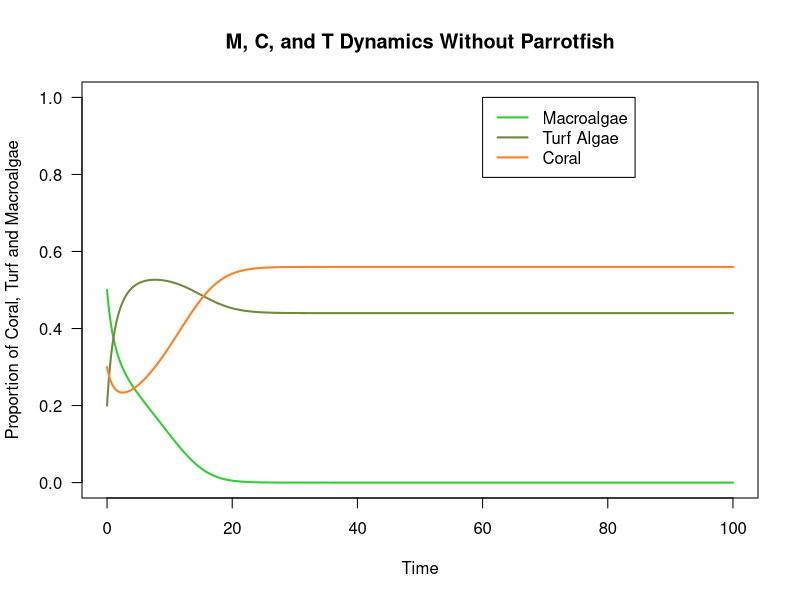
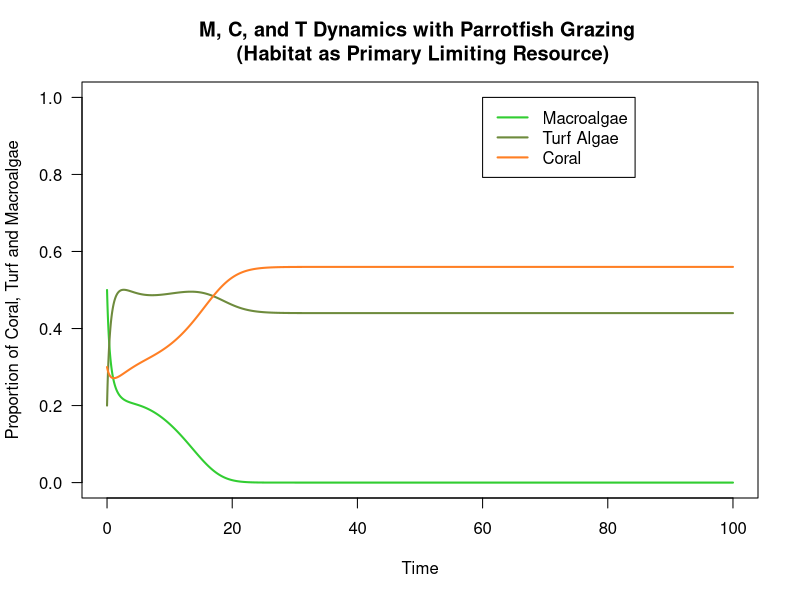
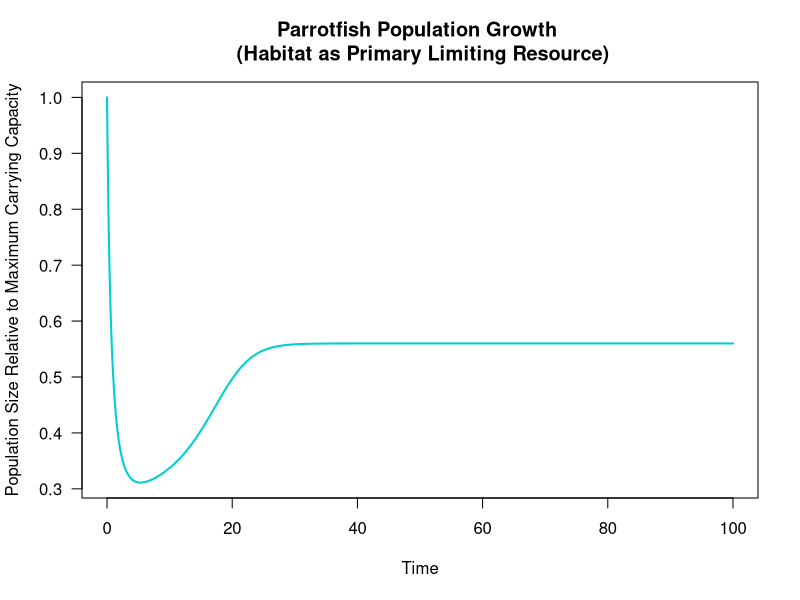
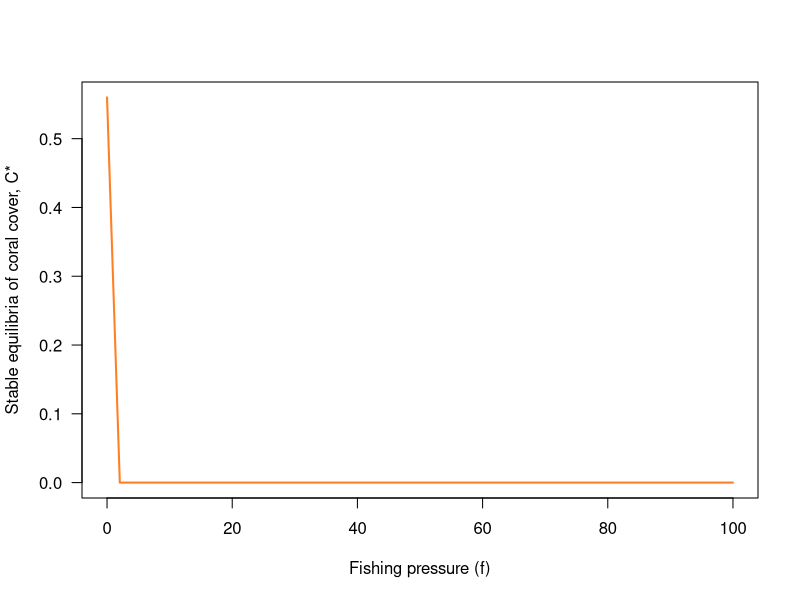
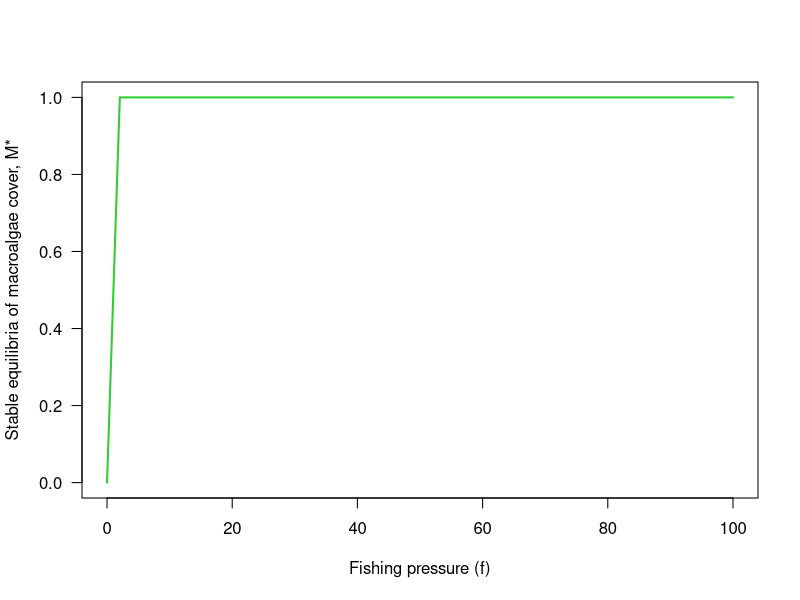
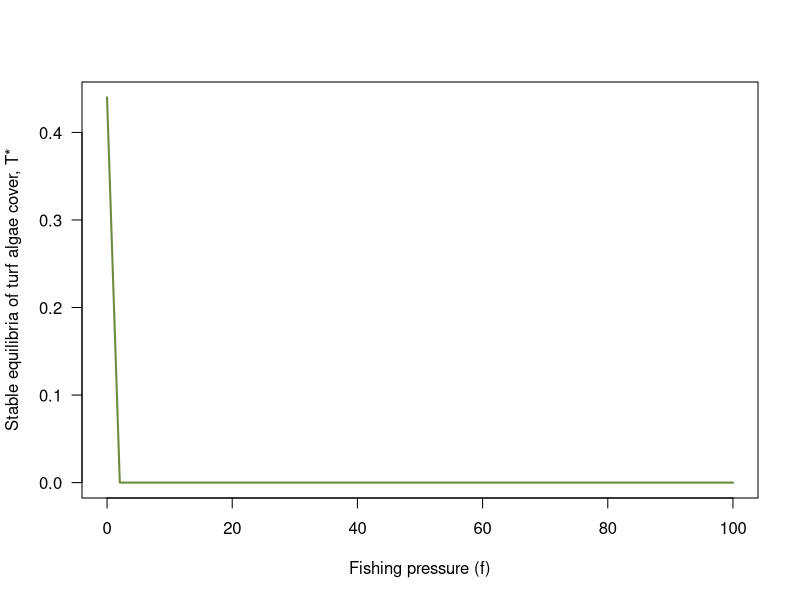
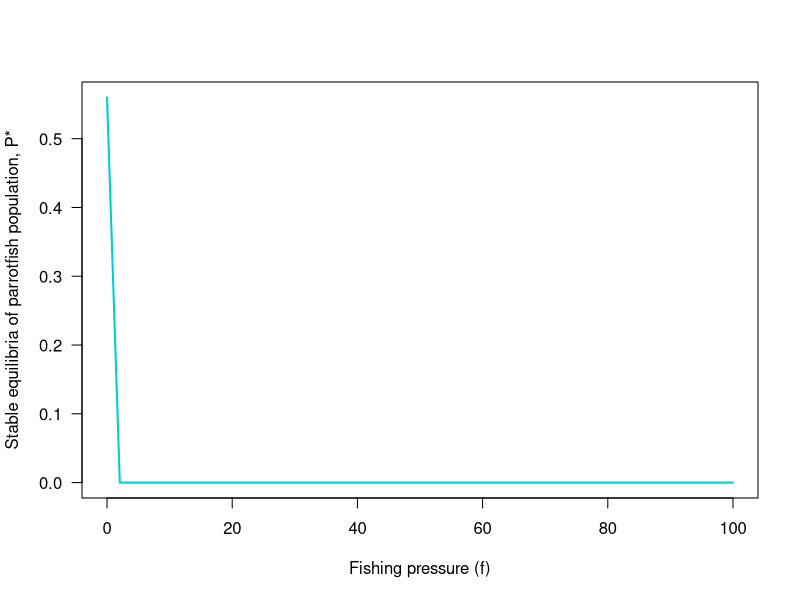

Write R code to recreate these figures, in order.
## ---- chunk 1
knitr::opts_chunk$set(echo = TRUE)
## ---- chunk 2
### Macroalgae ###
# dMdt <- (alpha*M*C) - ((g*M)/(M + T)) + (gamma*M*T)


### Coral ###
# dCdt <- (r*T*C) - (d*C) - (alpha*M*C)


### Turf algae ###
# dTdt <- (g*M)/(M + T) - (gamma*M*T) - (r*T*C) + (d*C)
## ---- chunk 3
# parrotfish growth rate
s <- 0.49 # intrinsic rate of growth s of parrotfish 

# rate macroalgae directly overgrow coral per year
alpha <- 0.1 # coral overgrown by macroalgae at a rate a

# rate macroalgae spread vegetatively over algal turfs per year
gamma <- 0.8 # at a rate γ (gamma)

# rate of coral recruitment to algal turfs per year; coral always overgrow algal turfs
r <- 1 # corals recruit to and overgrow algal turfs at a rate r

# coral mortality -- natural coral mortality accounts for 2-4% per year, predation for 30%, and remaining mortality from coral disease or tissue damage following bleaching
d <- 0.44 # natural mortality rate of d

# grazing rate g can change, right now im setting it between the critical values 0.18 and 0.39
g <- 0.4 # set grazing rate 

# maximum parrotfish carrying capacity
#beta <- C

# fishing pressure 
f <- 0

## ---- chunk 4
###  Variables ###

#M <- macroalgae 
  # M <- 1 - C - T
#C <- coral 
  # C <- 1 - M - T
#T <- turf algae 
  # T <- 1 - M - C

# M + C + T = 1 particular region of the seabed is covered entirely by macroalgae (M), coral (C), and algal turfs (T) (variables)

# g # parrotfish graze macroalgae without distinction from algal turfs at a rate g


# storing colors 
Mcol <- 'limegreen' # plot color for macropalgae 
Tcol <- 'darkolivegreen4' # plot color for turf algae 
Ccol <- 'chocolate1' # plot color for coral 
Pcol <- 'darkturquoise' #plot color for parrotfish population
## ---- chunk 5
# setting time and inital values 
# time set 0 to 100
tset <- seq(from = 0, to = 100, length.out = 20000) #set time from 0 to 100 

# set initial condition for the parameters, I just set these randomly to be equal to 1 as the paper says
M0 <- 0.5
C0  <- .3
T0  <- 1 - M0 - C0 
P0 <- 1
## ---- chunk 6
### Simulation 1: M, C, T dynamics in the absence of parrotfish grazing ###

# creating holding vectors and filling initial conditions
M.simu <- NaN*tset 
M.simu[1] <- M0
T.simu <- NaN*tset
T.simu[1] <- T0
C.simu <- NaN*tset
C.simu[1] <- C0
P.simu <- NaN*tset
P.simu[1] <- P0 #start P squiggle (only using P squiggle, so P squiggle = P; g = P squiggle because g(P) = P/beta, and we assume beta = 1 (max carrying capacity, which is the same as max coral cover), so setting initial g value to P0

#for loop
for(i in 2:length(tset)){
  # calculating change in time
	dt <- tset[i]-tset[i-1] 
	
	# set variable equal to the simulation value at the previous timestep
	M <- M.simu[i-1]
	C <- C.simu[i-1]
	Tt <- T.simu[i-1]
		

	# calculating change in population size -- replace g with P squiggle (P)
	dM <- ( (alpha*M*C) - ((g*M)/(M + Tt)) + (gamma*M*Tt) ) * dt 
	#dT <- ( (g*M)/(M + T) - (gamma*M*T) - (r*T*C) + (d*C)) * dt 
	dC <- ((r*Tt*C) - (d*C) - (alpha*M*C) ) * dt
	
	# calculating total population size
	M.simu[i] <- M.simu[i-1] + dM
	C.simu[i] <- C.simu[i-1] + dC
	T.simu[i] <- 1 - C.simu[i] - M.simu[i]
}
## ---- chunk 7
# plot for M/C/T dynamics in the absence of parrotfish grazing

# plot macroalgae
plot(x = tset, y = M.simu,
     type = 'l', las = 1, lwd = 2, col = Mcol,
     xlab = 'Time', ylab = 'Proportion of Coral, Turf and Macroalgae',
     xlim = c(min(tset), max(tset)), ylim = c(0, 1))
# plot turf
lines(x = tset, y = T.simu,
      lwd = 2, col = Tcol)
# plot coral
lines(x = tset, y = C.simu,
      lwd = 2, col = Ccol)

title("M, C, and T Dynamics Without Parrotfish")

legend(x = 60, y = 1,
       c('Macroalgae', 'Turf Algae', 'Coral'),
       lwd = 2,
       col = c(Mcol, Tcol, Ccol))
## ---- chunk 8
####  Simulation 2: WITH PARROTFISH -- habitat as primary limiting resource ####

## Notes and Assumptions ##
# parrotfish logistic growth changes the grazing rate (g = P, see model assumptions) and therefore impacts M, C, and T dynamics
# assume that f = 0 (no fishing)
# g(P) = alpha*P/beta where alpha is a positive constant. # alpha = g_max, assumed to be 1, so g(P) = P/beta, which guarantees that the grazing intensity. arrives at a maximum only if f = 0 and P(t) reaches maximum carrying capacity, requiring no limitation from habitat (i.e., K(C) = 1)
# so we can assume for this simulation that beta = K(C) = C
# P = P squiggle here, which is population size relative to maximum carrying capacity (beta)
# g(P) = P squiggle = P, so in the equation for dM, we've replaced g with P

# creating holding vectors and filling initial conditions
M.simu2 <- NaN*tset 
M.simu2[1] <- M0
T.simu2 <- NaN*tset
T.simu2[1] <- T0
C.simu2 <- NaN*tset
C.simu2[1] <- C0
P.simu2 <- NaN*tset
P.simu2[1] <- P0

#for loop for the simulation
for(i in 2:length(tset)){
  # calculating change in time
	dt <- tset[i]-tset[i-1] 
	
	# set variable equal to the simulation value at the previous timestep
	M <- M.simu2[i-1]
	C <- C.simu2[i-1]
	Tt <- T.simu2[i-1]
	P <- P.simu2[i-1]
		

	# calculating change in population size -- replace g with P squiggle (P)
	dM <- ( (alpha*M*C) - ((P*M)/(M + Tt)) + (gamma*M*Tt) ) * dt 
	#dT <- ( (g*M)/(M + T) - (gamma*M*T) - (r*T*C) + (d*C)) * dt 
	dC <- ((r*Tt*C) - (d*C) - (alpha*M*C) ) * dt
	# parrotfish population growth, assuming f = 0, and max carrying capacity = C
	dP <- ((s*P)*(1 - (P/C)) - f*P) * dt
	
	# calculating total population size
	M.simu2[i] <- M.simu2[i-1] + dM
	C.simu2[i] <- C.simu2[i-1] + dC
	T.simu2[i] <- 1 - C.simu2[i] - M.simu2[i]
	# P here is population relative to maximum carrying capacity (beta), which also equals coral cover. So P = population relative to coral cover.
	P.simu2[i] <- P.simu2[i-1] + dP
}

## ---- chunk 9
# plot macroalgae
plot(x = tset, y = M.simu2,
     type = 'l', las = 1, lwd = 2, col = Mcol,
     xlab = 'Time', ylab = 'Proportion of Coral, Turf and Macroalgae',
     xlim = c(min(tset), max(tset)), ylim = c(0, 1))
# plot turf
lines(x = tset, y = T.simu2,
      lwd = 2, col = Tcol)
# plot coral
lines(x = tset, y = C.simu2,
      lwd = 2, col = Ccol)

title("M, C, and T Dynamics with Parrotfish Grazing \n (Habitat as Primary Limiting Resource)")

legend(x = 60, y = 1,
       c('Macroalgae', 'Turf Algae', 'Coral'),
       lwd = 2,
       col = c(Mcol, Tcol, Ccol))
## ---- chunk 10
# plot macroalgae
plot(x = tset, y = P.simu2,
     type = 'l', las = 1, lwd = 2, col = Pcol,
     xlab = 'Time', ylab = 'Population Size Relative to Maximum Carrying Capacity')

title("Parrotfish Population Growth \n (Habitat as Primary Limiting Resource)")

## ---- chunk 11
### Bifurcation diagram of fishing effort parameter vs. coral cover equilibrium value

# sequence of values for f (fishing pressure)
fset <- seq(from = 0, to = 100,length.out = 50)

# holding vectors for equilibrium values of C, M, and T
Cstarset <- NaN*fset 
Mstarset <- NaN*fset
Tstarset <- NaN*fset
Pstarset <- NaN*fset

# for loop for fishing pressure bifurcation diagram
for(j in 1:length(fset)){
  # assign the value of Y
	f <- fset[j] 
	
	# create a holding vector for predator and prey populations
	# and fill with initial conditions
	C.simu_f <- NaN*tset
	C.simu_f[1] <- 1   
	M.simu_f <- NaN*tset 
	M.simu_f[1] <- 1
	T.simu_f <- NaN*tset 
	T.simu_f[1] <- 1
	P.simu_f <- NaN*tset 
	P.simu_f[1] <- 1
	
	for(i in 2:length(tset)){
	  # calculating change in time
		  # calculating change in time
	  dt <- tset[i]-tset[i-1] 
	
	  # set variable equal to the simulation value at the previous timestep
	  M <- M.simu_f[i-1]
	  C <- C.simu_f[i-1]
	  Tt <- T.simu_f[i-1]
	  P <- P.simu_f[i-1]
		

	  # calculating change in population size -- replace g with P squiggle (P)
  	dM <- ( (alpha*M*C) - ((P*M)/(M + Tt)) + (gamma*M*Tt) ) * dt 
  	#dT <- ( (g*M)/(M + T) - (gamma*M*T) - (r*T*C) + (d*C)) * dt 
  	dC <- ((r*Tt*C) - (d*C) - (alpha*M*C) ) * dt
  	# parrotfish population growth, assuming f = 0, and max carrying capacity = C
  	dP <- ((s*P)*(1 - (P/C)) - f*P) * dt
	
  	# calculating total population size
  	M.simu_f[i] <- M.simu_f[i-1] + dM
  	C.simu_f[i] <- C.simu_f[i-1] + dC
  	T.simu_f[i] <- 1 - C.simu_f[i] - M.simu_f[i]
	  # P here is population relative to maximum carrying capacity (beta), which also equals coral cover. So P = population relative to   coral cover.
  	P.simu_f[i] <- P.simu_f[i-1] + dP
  	} #end of the inner for loop
	
	# storing last population size (equilibrium population size) in holding vectors for equilibrium population sizes
	Cstarset[j] <- C.simu_f[length(tset)]
	Mstarset[j] <- M.simu_f[length(tset)]
	Tstarset[j] <- T.simu_f[length(tset)]
	Pstarset[j] <- P.simu_f[length(tset)]
	
} #end of outer for loop that iterates over each element in Yset


## ---- chunk 12
## Plot for fishing pressure vs. variables bifurcation diagrams

# plot stable equilibria of predator (Pstarset) against density of alternate prey (Yset)
plot(x = fset, y = Cstarset,
     type = 'l', lwd = 2, col = Ccol, las = 1,
     xlab = 'Fishing pressure (f)', ylab = 'Stable equilibria of coral cover, C*')

# plot stable equilibria of prey (Xstarset) against density of alternate prey (Yset)
plot(x = fset, y = Mstarset,
     type = 'l', lwd = 2, col = Mcol, las = 1, 
     xlab = 'Fishing pressure (f)', ylab = 'Stable equilibria of macroalgae cover, M*')

# plot stable equilibria of prey (Xstarset) against density of alternate prey (Yset)
plot(x = fset, y = Tstarset,
     type = 'l', lwd = 2, col = Tcol, las = 1, 
     xlab = 'Fishing pressure (f)', ylab = 'Stable equilibria of turf algae cover, T*')

# plot stable equilibria of prey (Xstarset) against density of alternate prey (Yset)
plot(x = fset, y = Pstarset,
     type = 'l', lwd = 2, col = Pcol, las = 1, 
     xlab = 'Fishing pressure (f)', ylab = 'Stable equilibria of parrotfish population, P*')
## ---- chunk 13
####  Simulation 3: WITH PARROTFISH -- food availability as primary limiting resource ####

# K(C) = 1 - zC where 0 <= z < 1

## maybe we don't have to do this one, and can just focus on the first simulation??





